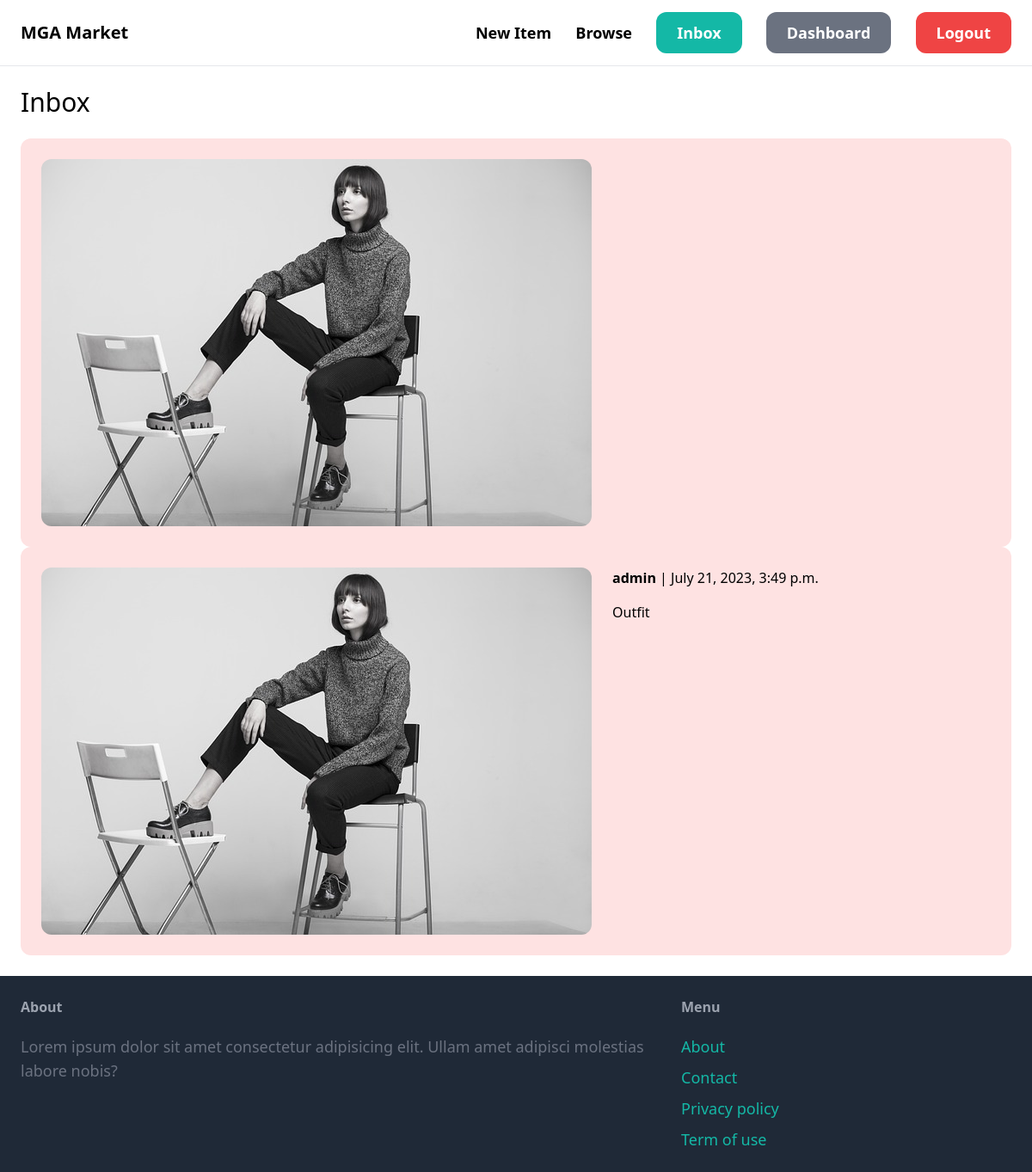
Screenshot of /inbox/ (signed in) with the database file from the repository.
### conversation/models.py (models this page shows)
class Conversation(models.Model):
    item = models.ForeignKey(Item, related_name='conversations', on_delete=models.CASCADE)
    members = models.ManyToManyField(User, related_name='conversations')
    created_at = models.DateTimeField(auto_now_add=True)
    modified_at = models.DateTimeField(auto_now=True)
    class Meta:
        ordering = ('-modified_at',)

### item/models.py (models this page shows, shortened)
class Item(models.Model):
    category = models.ForeignKey(Category, related_name='items', on_delete=models.CASCADE)
    name = models.CharField(max_length=255)
    description = models.TextField(blank=True, null=True)
    price = models.FloatField()
    image = models.ImageField(upload_to='items_images', blank=False, null=True)
    is_sold = models.BooleanField(default=False)
    created_by = models.ForeignKey(User, related_name='items', on_delete=models.CASCADE)
    created_at = models.DateTimeField(auto_now_add=True)

### conversation/views.py (the view)
# urls.py: path('', views.inbox, name="inbox"),
@login_required
def inbox(request):
    conversations = Conversation.objects.filter(members__in=[request.user.id])
    return render(request, 'conversation/inbox.html', {
        'conversations': conversations,
    })

### conversation/templates/conversation/inbox.html (shortened to what this page needs)
{% extends 'core/base.html' %}
{% block content %}
    <h1 class="mb-6 text-3xl">Inbox</h1>
    <div class="space-y-6">
        {% for conversation in conversations %}
            <a href="{% url 'conversation:detail' conversation.id %}">
                <div class="p-6 flex bg-red-100 rounded-xl">
                    <div class="pr-6">
                        <img src="{{ conversation.item.image.url }}" class="w20 rounded-xl"/>
                    </div>
                    <div>
                        {% for member in conversation.members.all %}
                            {% if member != request.user %}
                                <p class="mb-4"><strong>{{ member.username }}</strong> | {{ conversation.modified_at }}</p>
                                <p>{{ conversation.item.name }}</p>
                            {% endif %}
                        {% endfor %}
                    </div>
                </div>
            </a>
        {% endfor %}
    </div>
{% endblock %}

### rows the page displays
Conversation: item.image (picture)
Conversation: item.image (picture), modified_at "July 21, 2023, 3:49 p.m.", item.name "Outfit"

### other values shown
{{ member.username }} "admin"
